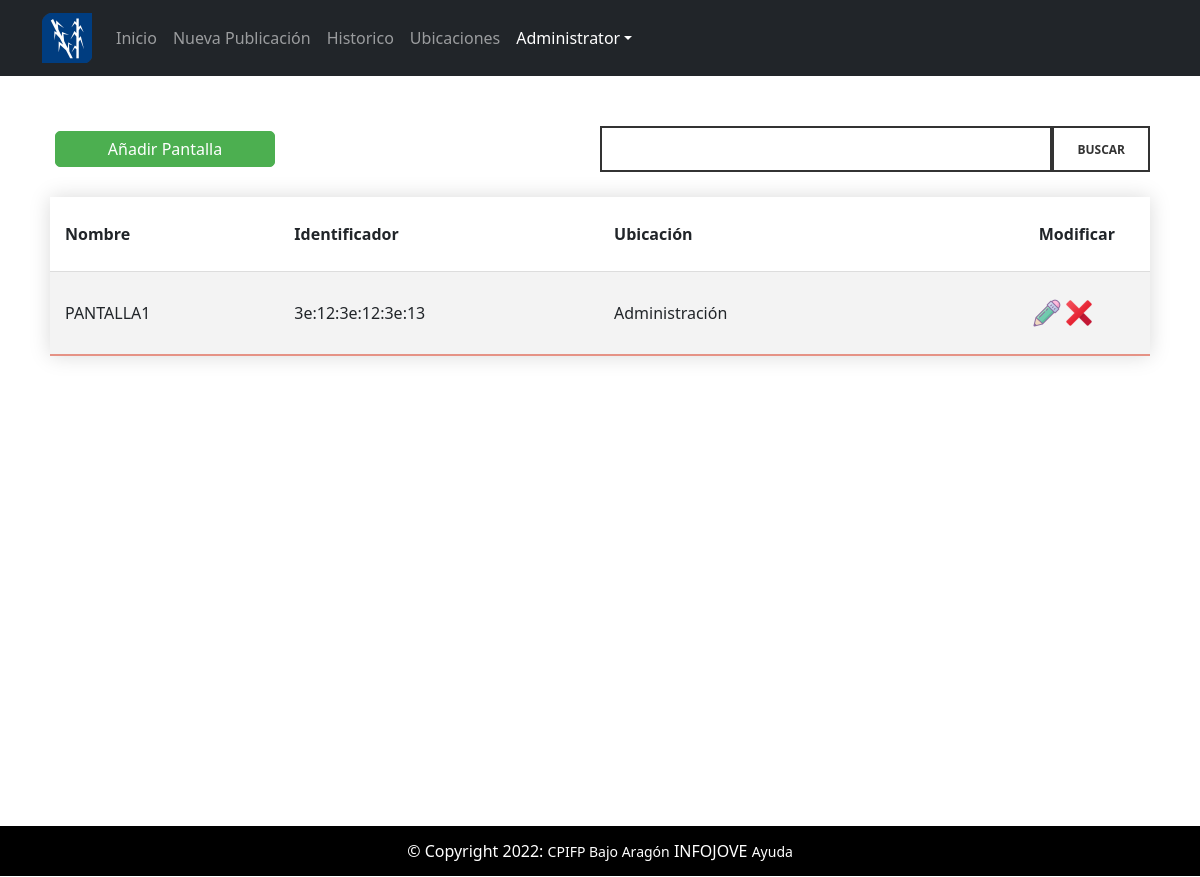
Page /reto/listaPantallas (signed in) on the committed database.
### tables this page shows
CREATE TABLE `Pantalla` (
  `ID_Pantalla` int NOT NULL,
  `Nombre` varchar(50) NOT NULL,
  `Identificador` varchar(50) NOT NULL,
  `ID_Departamento` int NOT NULL
);

CREATE TABLE `Departamento` (
  `ID_Departamento` int NOT NULL,
  `Nombre` varchar(50) NOT NULL
);

### reto/listaPantallas.php (the view, shortened to what this page needs)
<!DOCTYPE html>
<html lang="es">
  <head>
      <link rel="stylesheet" href="css/estilos.css">
      <link rel="stylesheet" href="css/formulario.css">
      <link rel="stylesheet" href="https://cdn.jsdelivr.net/npm/bootstrap@5.1.0/dist/css/bootstrap.min.css">
  </head>
  <body>
  <nav class="navbar navbar-expand-lg navbar-dark bg-dark static-top">
    <div class="container">
      <a class="navbar-brand" href="pagina">
        <img src="images/logo.png" height="50px">
      </a>
      <div class="collapse navbar-collapse" id="navbarSupportedContent">
        <ul class="navbar-nav">
          <li class="nav-item">
            <a class="nav-link" aria-current="page" href="pagina">Inicio</a>
          </li>
          <li class="nav-item">
            <a class="nav-link" href="formulario">Nueva Publicación</a>
          </li>
          <?php
if (isset($_SESSION["rol"]) && $_SESSION["rol"]==3) {
}else{
  echo '<li class="nav-item">';
  echo '<a class="nav-link" href="historico">Historico</a>';
  echo '</li>';
  echo '<li class="nav-item">';
  echo  '<a class="nav-link" href="departamentos">Ubicaciones</a>';
  echo '</li>';
}
?>
  <li class="nav-item dropdown">
  <a class="nav-link dropdown-toggle active"  role="button" data-bs-toggle="dropdown" aria-expanded="true">
    <?php
    echo $_SESSION["nombre"];
    echo '</a>';
  if (isset($_SESSION["rol"]) && $_SESSION["rol"]==3) {
    echo '<ul class="dropdown-menu dropdown-menu-end" aria-labelledby="navbarDropdown">';
    echo  '<li><a class="dropdown-item" href="perfil">Perfil</a></li>';
    echo  '<li><a class="dropdown-item" href="cerrarsesion">Cerrar Sesión</a></li>';
    echo '</ul>';
  } else {
    echo  '</li>';
    echo '</ul>';
  }
  ?>
      </div>
    </div>
  </nav>
<div class="pagina">
<div class="buscador">
<form action="buscadorPantalla" method="POST">
  <input type="text" name="texto" id="texto">
  <input id="buscar" type="submit" name="search" id="search" value="BUSCAR">
</form>
</div>
            <button id="add-btn" onclick="window.modal.showModal();">Añadir Pantalla</button>
                <?php
                  $usuario = 'root';
                  $password = 'Admin1234';
                  $db = new PDO('mysql:host=localhost;dbname=Prueba2', $usuario, $password);
                  $query = $db->prepare("SELECT p.ID_Pantalla as ID_Pantalla, p.Nombre as Nombre, p.Identificador as Identificador, p.ID_Departamento  as ID_Departamento, d.Nombre as NombreUbi
                  FROM Pantalla p, Departamento d
                  WHERE p.ID_Departamento = d.ID_Departamento;");
                  $query->execute();
                  $data = $query->fetchAll();
                  echo '<div class="tabla-gestion"> <table>';
                  echo '<tr><th>Nombre</th><th>Identificador</th><th>Ubicación</th><th>Modificar</th></tr>';
                  foreach ($data as $valores):
                    echo '<tr><td>'. $valores['Nombre'] .'</td><td>'. $valores['Identificador'] .'</td><td>'. $valores['NombreUbi'] .'</td><td><a href="pantallaEditar.php?id='.$valores["ID_Pantalla"].'"><img src="img/icons8-lápiz-64.png" class="gest-icons"></a><a onclick="confirmar(event)" href="borrarPantalla.php?id='.$valores["ID_Pantalla"].'"><img src="images/icons8-eliminar-96.png" class="gest-icons"></a></td></tr>';
                  endforeach;
                  echo '</table></div>';
                ?>
  <div class="pie-de-pagina">
      <footer>
      © Copyright 2022:
      <a href="https://cpifpbajoaragon.com">CPIFP Bajo Aragón</a>
      INFOJOVE
      <a href="img/manual.pdf">Ayuda</a>
      </footer>
    </div>
  </div>
  </body>
</html>

### reto/css/estilos.css (style rules this page uses)
html, body { margin:0; padding:0; height: 100%; }
.pagina a { text-decoration: none; color: inherit; font-size: 14px; }
.pie-de-pagina { text-align: center; height:50px; line-height:50px; background:black; color:white; text-align:center; position:absolute; bottom:0; left:0; width:100%; margin-bottom: 0px; }
.pagina { padding: 50px; position: relative; min-height: 100%; }
.tabla-gestion table { border-collapse: collapse; margin: 25px 0; font-size: 1em; width:100% ; box-shadow: 0 0 20px rgba(0, 0, 0, 0.15); }
.tabla-gestion th, td { padding:25px 15px; }
.tabla-gestion td:last-child { float: right; margin-right: 40px; }
.tabla-gestion th:last-child { float: right; margin-right: 20px; }
.tabla-gestion tbody tr { border-bottom: 1px solid #dddddd; }
.tabla-gestion tbody tr:nth-of-type(even) { background-color: #f3f3f3; }
.tabla-gestion tbody tr:last-of-type { border-bottom: 2px solid #e59285; }
.tabla-historico th, td { padding:25px 15px; }
#add-btn { margin:5px; padding: 5px; border-radius: 5px; border: 1px solid #4caf50; background-color: #4caf50; width: 20%; color:#ffffff; }
.buscador form { text-align: center; display: flex; flex-wrap: nowrap; justify-content: flex-start; align-items: stretch; align-content: stretch; flex: row; width: 50%; height: 50px; padding: 0px; float:right; }
.buscador input[type=text] { order: 1; margin:auto; padding: auto; height: 46px; margin-top: 0px; width: 100%; background: rgba(0, 0, 0, 0) none repeat scroll 0 0; border: 2px solid #333; box-shadow: none; }
.buscador input[type=submit] { order: 2; width: 20%; height: 46px; border-radius: 0px; background: rgba(0, 0, 0, 0) none repeat scroll 0 0; border: 2px solid #333; box-shadow: none; color: #333; display: inline-block; font-size: 12px; font-weight: 700; line-height: 34px; padding: 2px 20px 0; text-shadow: none; text-transform: uppercase; transition: all 0.4s ease 0s; }
.gest-icons { height: 32px; }
#publi th, td { padding:25px 15px; }

### reto/css/formulario.css (style rules this page uses)
html, body { margin:0; padding:0; height:100%; }
input[type=text] { border: 1px solid #e1e1e1; border-radius: 0; height: 42px; padding: 0 15px; width: 100%; outline: none; }
.pagina { padding: 50px; position: relative; min-height: 100%; }
.pie-de-pagina { text-align: center; height:50px; line-height:50px; background:black; color:white; text-align:center; position:absolute; bottom:0; left:0; width:100%; margin-bottom: 0px; }

### rows in the picture
pantalla: Nombre "PANTALLA1", Identificador "3e:12:3e:12:3e:13", ID_Departamento.Nombre "Administración"

### other values in the picture
$_SESSION["nombre"] "Administrator"
